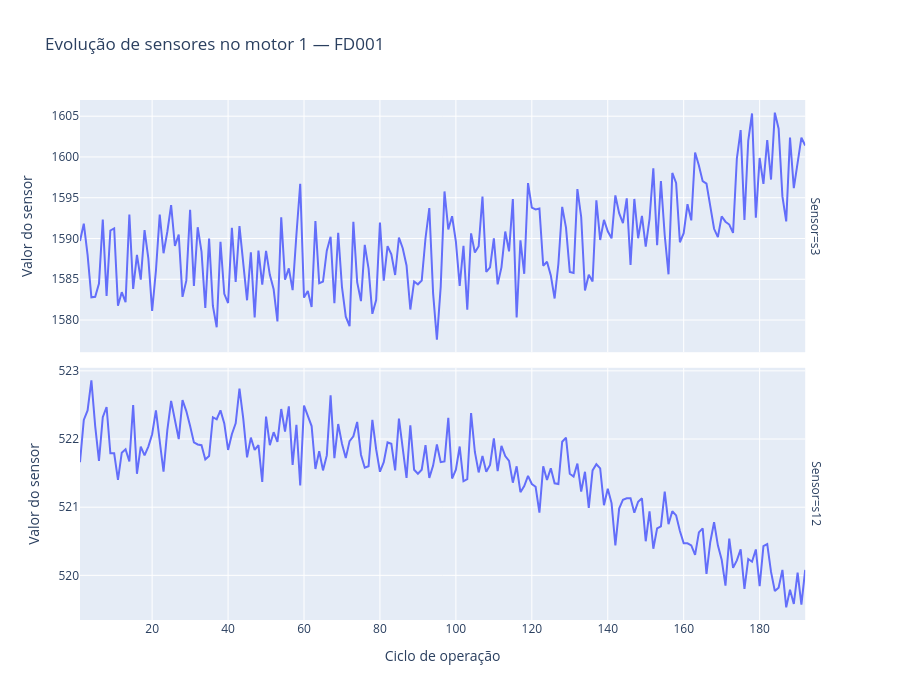

Notebook source saved alongside this figure:
### Markdown cell above
## 4. Exemplo de evolução temporal

O gráfico mostra dois sensores em um motor. Como eles possuem escalas diferentes, cada sensor será apresentado em um painel próprio, com eixo Y independente. A figura é apenas descritiva: ainda não afirma que uma tendência observada será útil para prever RUL em motores novos.

### Code cell
unit_1 = fd001.query('unit == 1')
unit_1_long = unit_1.melt(id_vars='cycle', value_vars=['s3', 's12'],
                        var_name='sensor', value_name='value')
fig = px.line(unit_1_long, x='cycle', y='value', facet_row='sensor',
                labels={'cycle': 'Ciclo de operação', 'value': 'Valor do sensor', 'sensor': 'Sensor'},
                title=lang({'title': 'Evolução de sensores no motor 1 — FD001'})['title'],
                height=700)
fig.update_yaxes(matches=None)
fig.for_each_annotation(lambda annotation: annotation.update(text=annotation.text.replace('sensor=', '')))
fig.show()

### Figure 1 — Plotly figure (JSON) as saved in the notebook; plotly's stock layout.template omitted (floating-point values rounded to 4 significant figures; data arrays with more than 128 entries replaced by an {"elided": "..."} marker saying what was removed)
{"data": [{"hovertemplate": "Sensor=s3<br>Ciclo de operação=%{x}<br>Valor do sensor=%{y}<extra></extra>", "legendgroup": "", "line": {"color": "#636efa", "dash": "solid"}, "marker": {"symbol": "circle"}, "mode": "lines", "name": "", "orientation": "v", "showlegend": false, "type": "scatter", "x": {"elided": "192 int values"}, "xaxis": "x2", "y": {"elided": "192 float values"}, "yaxis": "y2"}, {"hovertemplate": "Sensor=s12<br>Ciclo de operação=%{x}<br>Valor do sensor=%{y}<extra></extra>", "legendgroup": "", "line": {"color": "#636efa", "dash": "solid"}, "marker": {"symbol": "circle"}, "mode": "lines", "name": "", "orientation": "v", "showlegend": false, "type": "scatter", "x": {"elided": "192 int values"}, "xaxis": "x", "y": {"elided": "192 float values"}, "yaxis": "y"}], "layout": {"annotations": [{"font": {}, "showarrow": false, "text": "Sensor=s12", "textangle": 90, "x": 0.98, "xanchor": "left", "xref": "paper", "y": 0.2425, "yanchor": "middle", "yref": "paper"}, {"font": {}, "showarrow": false, "text": "Sensor=s3", "textangle": 90, "x": 0.98, "xanchor": "left", "xref": "paper", "y": 0.7575, "yanchor": "middle", "yref": "paper"}], "height": 700, "legend": {"tracegroupgap": 0}, "title": {"text": "Evolução de sensores no motor 1 — FD001"}, "xaxis": {"anchor": "y", "domain": [0, 0.98], "title": {"text": "Ciclo de operação"}}, "xaxis2": {"anchor": "y2", "domain": [0, 0.98], "matches": "x", "showticklabels": false}, "yaxis": {"anchor": "x", "domain": [0, 0.485], "title": {"text": "Valor do sensor"}}, "yaxis2": {"anchor": "x2", "domain": [0.515, 1], "title": {"text": "Valor do sensor"}}}}
